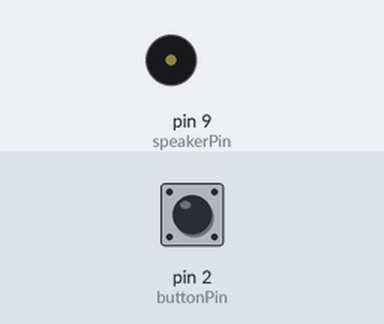
This sketch was run on a simulated Arduino Uno, built with avr-gcc and run on an emulated ATmega328P. On the bench: buzzer (waves = sounding). Inputs (shaded band) come from the test bench; at power-on: pin 2 (buttonPin) HIGH.

Above: at 1.2 s.
1.3 s: pin 2 (buttonPin) pulled LOW for 0.15 s
At 2.3 s:
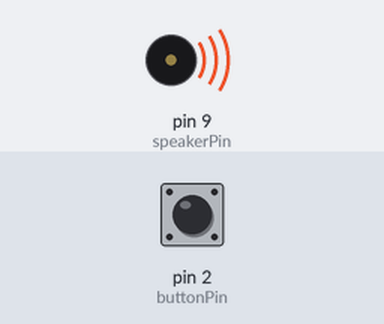
Timing chart, 0 to 10.4 s (numbered marks = the images above; inputs shaded):
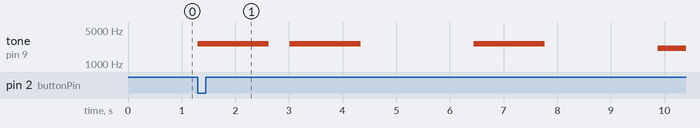

Measured:
- after the input at 1.3 s, tone on pin 9 (speakerPin): plays 2637 Hz for 1.3 s, 2637 Hz for 1.3 s, 2637 Hz for 1.3 s, 2093 Hz for 0.52 s, starting at once

The sketch:

code.ino
```cpp
// Pin assignments
const int speakerPin = 9;     // Speaker on digital pin 9
const int potPin = A0;        // Potentiometer on analog pin A0
const int buttonPin = 2;      // Pushbutton on digital pin 2

// Mario tune note frequencies (Hz)
#define NOTE_E6  1319
#define NOTE_A6  1760
#define NOTE_B6  1976
#define NOTE_C7  2093
#define NOTE_D7  2349
#define NOTE_E7  2637
#define NOTE_F7  2794
#define NOTE_G6  1568
#define NOTE_G7  3136
#define NOTE_A7  3520
#define NOTE_REST 0

// Melody sequence (Mario Bros. Intro Theme)
const int melody[] = {
  NOTE_E7, NOTE_E7, NOTE_REST, NOTE_E7,
  NOTE_REST, NOTE_C7, NOTE_E7, NOTE_REST,
  NOTE_G7, NOTE_REST, NOTE_REST, NOTE_G6,
  NOTE_REST, NOTE_C7, NOTE_REST, NOTE_G6,
  NOTE_REST, NOTE_E6, NOTE_REST, NOTE_A6,
  NOTE_B6, NOTE_A6, NOTE_A6, NOTE_REST,
  NOTE_G6, NOTE_E7, NOTE_G7, NOTE_A7,
  NOTE_F7, NOTE_G7, NOTE_REST, NOTE_E7,
  NOTE_C7, NOTE_D7, NOTE_B6
};

// Corresponding note durations (relative values)
const int durations[] = {
  8, 8, 8, 8,
  8, 8, 4, 8,
  4, 8, 8, 4,
  8, 8, 8, 4,
  8, 8, 8, 8,
  4, 8, 8, 8,
  4, 8, 8, 4,
  8, 8, 8, 8,
  4, 8, 4
};

void setup() {
  pinMode(speakerPin, OUTPUT);       // Speaker pin as OUTPUT
  pinMode(buttonPin, INPUT_PULLUP);  // Button with internal pull-up resistor
}

void loop() {
  // Wait for button press (active LOW)
  if (digitalRead(buttonPin) == LOW) {
    // Read potentiometer to adjust tempo
    int potVal = analogRead(potPin);
    int tempoFactor = map(potVal, 0, 1023, 30, 300);  // Adjust tempo from slow to fast

    int notes = sizeof(melody) / sizeof(melody[0]);   // Total number of notes in melody

    // Play each note in the melody
    for (int i = 0; i < notes; i++) {
      int noteDuration = tempoFactor * durations[i];  // Calculate note duration based on tempo

      if (melody[i] != NOTE_REST) {
        tone(speakerPin, melody[i], noteDuration);    // Play note
      }

      delay(noteDuration * 1.3);                      // Add spacing between notes
      noTone(speakerPin);                             // Stop sound before next note
    }

    delay(500);  // Short pause after melody completes
  }
}
```
